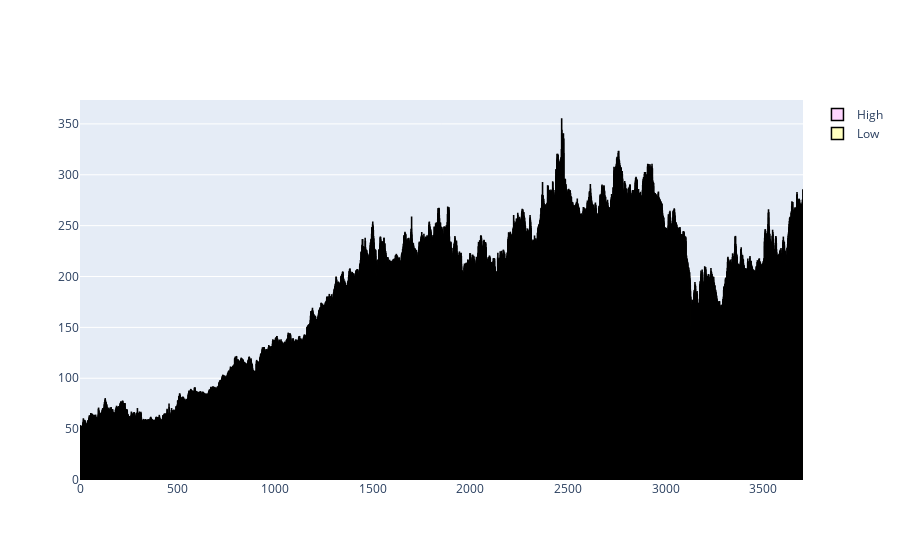

Notebook code cell kept with this figure:
### Code cell
trace10 = go.Bar(
                x = df.index,
                y = df.High,
                name = "High",
                marker = dict(color = 'rgba(255, 174, 255, 0.5)',
                             line=dict(color='rgb(0,0,0)',width=1.5)),
                text = 'stock')
# create trace2 
trace11 = go.Bar(
                x = df.index,
                y = df.Low,
                name = "Low",
                marker = dict(color = 'rgba(255, 255, 128, 0.5)',
                              line=dict(color='rgb(0,0,0)',width=1.5)),
                text = 'Stock')
data2 = [trace10, trace11]
layout = go.Layout(barmode = "group")
fig = go.Figure(data = data2, layout = layout)
iplot(fig)

### Figure 1 — Plotly figure (JSON) as saved in the notebook; plotly's stock layout.template omitted (floating-point values rounded to 4 significant figures; data arrays with more than 128 entries replaced by an {"elided": "..."} marker saying what was removed)
{"data": [{"marker": {"color": "rgba(255, 174, 255, 0.5)", "line": {"color": "rgb(0,0,0)", "width": 1.5}}, "name": "High", "text": "stock", "type": "bar", "x": {"elided": "3705 int values"}, "y": {"elided": "3705 float values"}}, {"marker": {"color": "rgba(255, 255, 128, 0.5)", "line": {"color": "rgb(0,0,0)", "width": 1.5}}, "name": "Low", "text": "Stock", "type": "bar", "x": {"elided": "3705 int values"}, "y": {"elided": "3705 float values"}}], "layout": {"barmode": "group"}}
